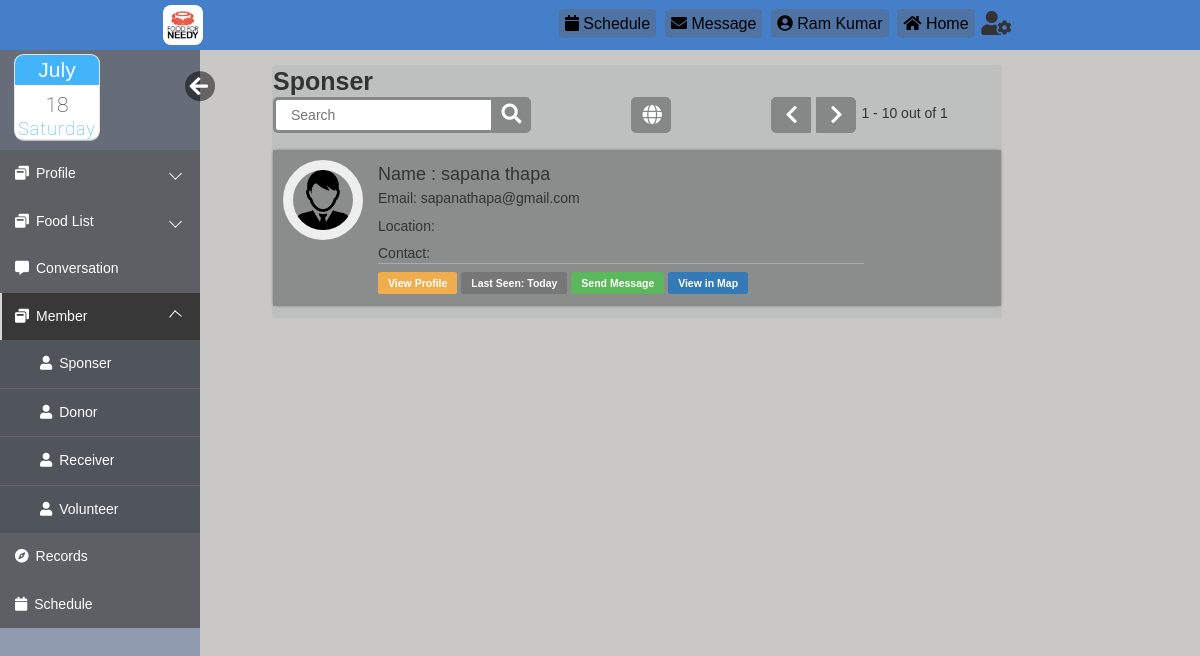
Screenshot of /html/sponser.php (signed in) with the database file from the repository.
### tables this page shows
CREATE TABLE `register` (
  `reg_id` int(10) UNSIGNED NOT NULL,
  `username` varchar(20) NOT NULL,
  `pic` varchar(255) DEFAULT NULL,
  `user_type` varchar(20) DEFAULT NULL,
  `firstname` varchar(20) NOT NULL,
  `lastname` varchar(20) NOT NULL,
  `email` varchar(40) DEFAULT NULL,
  `location` varchar(30) DEFAULT NULL,
  `lan` float DEFAULT NULL,
  `log` float DEFAULT NULL,
  `contact` text COMMENT 'Contact No',
  `dob` date DEFAULT NULL,
  `created_at` timestamp NOT NULL DEFAULT CURRENT_TIMESTAMP,
  `updated_at` datetime DEFAULT NULL ON UPDATE CURRENT_TIMESTAMP,
  `password` varchar(40) NOT NULL,
  `secret_key` varchar(6) DEFAULT NULL,
  `verified` tinyint(1) NOT NULL DEFAULT '0',
  `verifiedby_id` int(6) NOT NULL DEFAULT '0' COMMENT 'Verified By',
  `remark` varchar(50) DEFAULT NULL,
  `status` tinyint(4) DEFAULT '1',
  `code` varchar(10) DEFAULT NULL
);

### html/sponser.php (the view, shortened to what this page needs)
<?php
$search=0;
$pos10=10;
$pos=@$_GET['pos'];
 ?>
<!DOCTYPE html>
<html lang="en">
<head>
    <link rel="stylesheet" href="https://maxcdn.bootstrapcdn.com/bootstrap/3.3.6/css/bootstrap.min.css">
    <link rel="stylesheet" href="https://maxcdn.bootstrapcdn.com/font-awesome/4.6.3/css/font-awesome.min.css">
    <link rel="stylesheet" href="css/loginindex.css">
    <link rel="stylesheet" href="css/editprofile.css">
    <link rel="stylesheet" href="css/index.css">
    <link rel="stylesheet" href="https://use.fontawesome.com/releases/v5.3.1/css/all.css">
    <link rel="stylesheet" href="css/datetime.css">
</head>
<body>
    <div class="body_wrapper">
        <div class="container">
            <div class="col-md-8 col-sm-9 contains">
                <div class="panel profile-panel">
        <caption><b style="font-size:25px;">Sponser</b></caption>
        <br>
        <form action="sponser.php" method="POST">
            <div class="search">
                <input type="text" style="color:black" class="searchTerm" placeholder="Search" name="search" required="required">
                <button type="submit" name="searchsubmit" class="searchButton">
                 <i class="fa fa-search"></i>
                 </button>
                 <a class="globe" href="sponser.php?pos=9999"><i class="fa fa-globe"></i></a>
                  <?php
                          $sql = "SELECT * from `register` WHERE  `user_type`='Sponser'";
                            require_once("DBConnect.php");
                            $resulttotal = $conn-> query($sql);
                            $total = mysqli_num_rows($resulttotal);
                            if($pos==null){$pos=0;
                                $pos10=$pos+10;}else{
                                    $pos10=10;
                                }
                            ?>
              <?php if($pos==null){$pos=0;}?>
              <?php if($pos>0){?>
              <a class="navileft" href="sponser.php?pos=<?php echo $pos-10;?>"><i class="fa fa-chevron-left"></i></a>
              <?php }else { ?>
              <a class="navileft"><i class="fa fa-chevron-left"></i></a>
              <?php } if(($pos+10)<$total){ ?>
              <a class="naviright" href="sponser.php?pos=<?php echo $pos+10;?>"><i class="fa fa-chevron-right"></i></a>
              <?php } else { ?>
                <a class="naviright"><i class="fa fa-chevron-right"></i></a>
              <?php } ?>
              <p style="margin:8px 0 0 5px"><?php echo ($pos+1)." - ".($pos+10);?> out of <?php echo $total?></p>
            </div>
    </form>
        <br>
    <?php
     require_once("DBConnect.php");
         if($search==1){
             $sql = "SELECT * from register WHERE `user_type`='Sponser' AND `firstname`='$search_name' ";
         }else{
         $sql = "SELECT * from register WHERE `user_type`='Sponser' AND 1 Limit $pos, $pos10";
         }
     $result = $conn-> query($sql);
     if($result-> num_rows >0){
        while($row = $result-> fetch_assoc()){
            ?>
    <div class="row">
<div class="col-md-12">
    <div class="media">
        <a class="pull-left" href="#">
            <img class="media-object dp img-circle" src="<?php if($row['pic']==null){?>files/user.png<?php }else{?> files/<?php echo $row['pic'];}?>" style="width: 80px;height:80px;">
        </a>
        <div class="media-body">
            <h4 class="media-heading">Name :<span> <?=$row['firstname']." ".$row['lastname']?></span></h4>
            <p>Email: <?=$row['email']?></p>
            <p>Location: <?=$row['location']?></p>
            <p>Contact: <?=$row['contact']?></p>
            <hr class="blackLine">
            <a href="viewprofile.php?view=<?=$row['username']?>"><span class="label label-warning">View Profile</span></a>
            <a><span class="label label-default">Last Seen: Today</span></a>
            <a href="chat.php?session_name=<?=$row['username']?>"><span class="label label-success">Send Message</span></a>
            <a href="#" class="plus class="btn btn-success data-toggle="modal" data-target="#popUpWindow"><span class="label label-primary" >View in Map</span></a>
        </div>
    </div>
</div>
</div>
         <?php  }}?>
                </div>
            </div>
        </div>
    </div>
</body>
</html>

### html/css/loginindex.css (style rules this page uses)
* { margin: 0; padding: 0; font-family: sans-serif; list-style: none; text-decoration: none; }
.me #hide, .me #show { position: absolute; transform: scale(1.5); right: -60px; bottom: 40px; width: 20px; padding-top: 2px; padding-left: 3px; color: #FFF; border-radius: 0%; border-style: initial; border-radius: 50%; background: rgba(0, 0, 0, 0.5); }
#mySidebar { transition: 0.4s; }

### html/css/editprofile.css (style rules this page uses)
.sidemenu { float: left; }
.me { position: relative; width: calc(100% - 50px); height: 85px; padding: 15px 25px; margin-bottom: 15px; }
.profile-panel { margin-top: 2%; background-color: rgb(190, 192, 192); }
.navbars { display: flex; flex-direction: row; flex-wrap: wrap-reverse; font-size: 1.1rem; justify-content: space-around; background: #457fca; padding-top: 10px; padding-bottom: 5px; height: 50px; }
.navbars1 { display: flex; flex-direction: row-reverse; flex-wrap: wrap-reverse; font-size: 1.1rem; }
.navbars a { text-decoration: none; color: black; border-radius: 8%; font-size: 1.6rem; font-family: 'Franklin Gothic Medium', 'Arial Narrow', Arial, sans-serif; padding: 6px; }
.navbars .nav1 a, .navbars .nav2 a, .navbars .nav4 a { background-color: rgba(107, 81, 57, 0.271); }
.navbars>div { margin-left: -20px; margin-right: 1%; margin-top: 6px; text-align: center; font-size: 0.8rem; z-index: 999; }
.navbars .nav3, .navbars .nav0 { margin-top: -3px; cursor: pointer; position: relative; z-index: 3; }

### html/css/index.css (style rules this page uses)
*, *::after, *::before { padding: 0px; margin: 0px; box-sizing: border-box; }
body { font-family: "Quicksand", "SolaimanLipi", sans-serif; font-size: 14px; }
hr.blackLine { border-color: #ada9a9; margin-top: -10px; margin-bottom: 10px; width: 80%; }
.body_wrapper { width: 100%; height: 100%; background: #cac7c7; overflow: hidden; }
.sidemenu { float: left; width: 200px; height: calc(100vh - 10px); background: #909bb0; scrollbar-width: none; }
.sidemenu>ul { background: #666d78; }
.sidemenu>ul>li>a { display: block; position: relative; color: #fff; text-decoration: none; padding: 15px; background: rgba(87, 83, 83, 0.5); }
.sidemenu>ul>li>a>span { margin-right: 7px; }
.sidemenu>ul>li.active>a { background: #383838; color: #ffffff; }
.sidemenu>ul>li.active>a::before { display: block; position: absolute; content: ""; height: 100%; left: 0; top: 0; width: 2px; background-color: #d6d6d6; }
.sidemenu>ul>li>ul>li+li { border-top: 1px solid #695f5f; }
.sidemenu>ul>li>ul>li>a { text-decoration: none; display: block; width: 100%; color: #fff; padding: 15px; background: #50555c; padding-left: 40px; }
.sidemenu>ul>li>ul>li>a>span { margin-right: 7px; }
.sidemenu>ul>.dropdown>a { position: relative; display: block; }
.sidemenu>ul>.dropdown>a::after { content: ""; position: absolute; top: 40%; right: 10%; display: block; height: 9px; width: 9px; border-left: 1px solid #fff; border-bottom: 1px solid #fff; transition: 0.5s; transform: rotate(-45deg); }
.sidemenu>ul>.dropdown>ul { overflow: hidden; transform: 0.3s; transition: 0.3s; height: 0px; }
.sidemenu>ul>.dropdown-open>a { background: #49415482; }
.sidemenu>ul>.dropdown-open>a::after { transform: rotate(130deg); }
.sidemenu>ul>.dropdown-open>ul { transition: all 0.2s; }

### html/css/datetime.css (style rules this page uses)
.holders { margin: -10px 0 0 -10px; width: 70%; max-width: 500px; min-width: 490px; padding-bottom: 30px; }
.cells { display: inline-block; -webkit-user-select: none; }
#four { border-radius: 0.6em; }
.icons { font-size: 1em; display: block; position: relative; width: 6em; height:6em; background-color: #fff; box-shadow: 0 0 0 1px #e6e6e6, 0 2px 0 #bdbdbd; overflow: hidden; font-family: Roboto, sans-serif; transition: all 0.1s linear; margin: 0px auto; }
.icons * { position: absolute; width: 100%; font-size: 1.5em; font-weight: 100; font-style: normal; text-align: center; transition: all 0.2s linear; }
.icons strong { top: 0; color: #fff; background-color: #43B4FA; }
.icons h5 { bottom: 0em; color: #43B4FA; font-size: 1.3em; letter-spacing: 1px; }
.icons h6 { top: 45%; color: #2f2f2f; }

### rows the page displays
register: firstname "sapana", lastname "thapa", email "sapanathapa@gmail.com"

### other values shown
$pos+1 "1"
$pos+10 "10"
$total "1"
